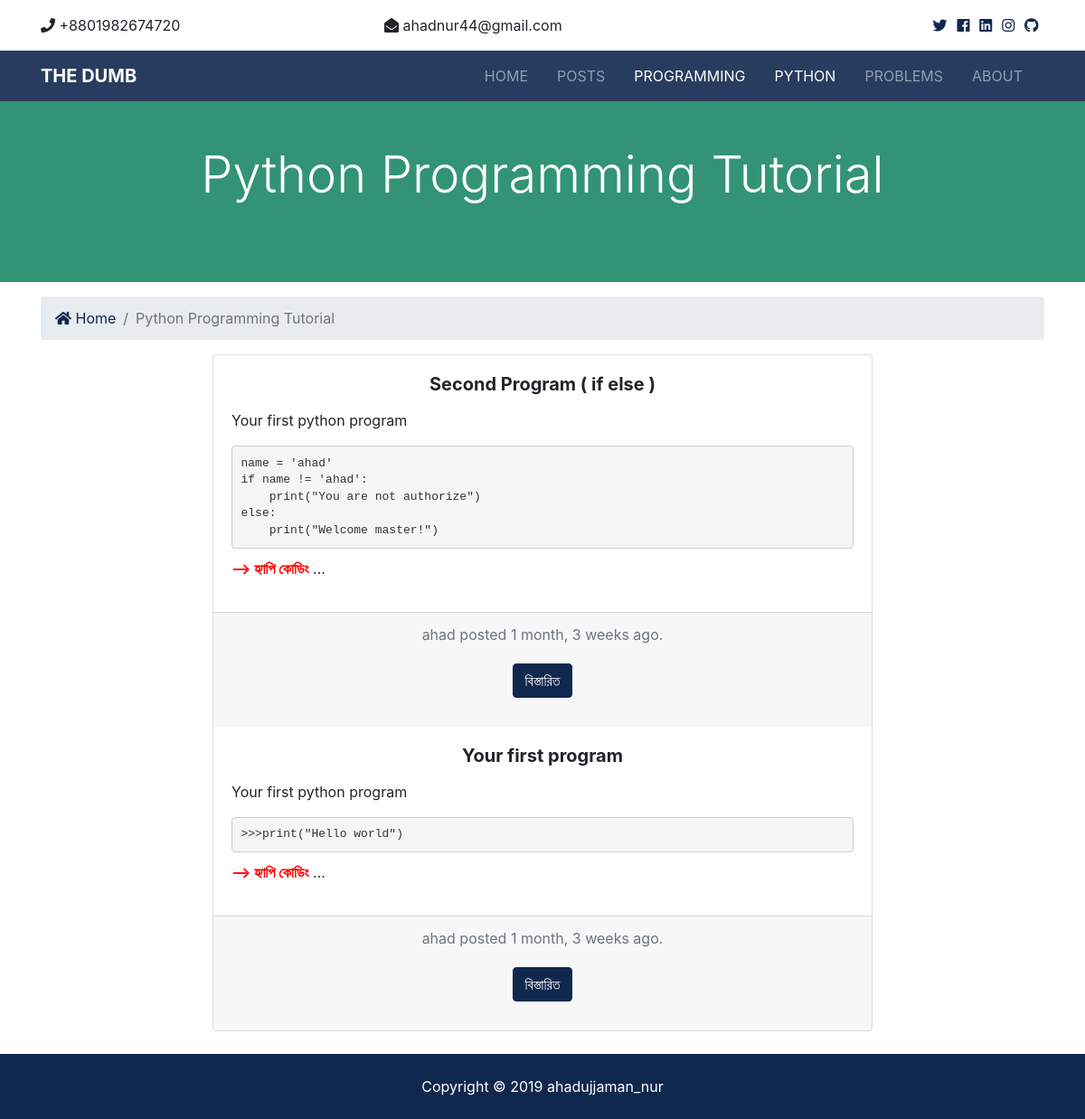
Screenshot of /programming/python/ with the database file from the repository.
### programming/models.py (models this page shows, shortened)
class Python(models.Model):
    title = models.CharField(max_length=100)
    slug = models.SlugField(max_length=100, null=True, blank=True)
    author = models.ForeignKey(User, blank=True, on_delete=models.CASCADE)
    body = models.TextField()
    date = models.DateTimeField(default=datetime.now, blank=True)
    is_published = models.BooleanField(default=True)
    def body_preview(self):
        return self.body[:350]

### programming/views.py (the view)
# urls.py: path('python/', views.python, name='python'),
def python(request):
    pythons = Python.objects.order_by('-date').filter(is_published=True)
    paginator = Paginator(pythons, 3)
    page = request.GET.get('page')
    paged_programs = paginator.get_page(page)
    context = {
        'pythons': paged_programs
    }
    return render(request, 'python/python_posts.html', context)

### templates/python/python_posts.html (shortened to what this page needs)
{% extends 'base.html' %}
{% load humanize %}
{% block content %}
<section id="showcase-inner" class="py-5 text-white">
  <div class="container">
    <div class="row text-center">
      <div class="col-md-12">
        <h1 class="display-4">Python Programming Tutorial</h1>
      </div>
    </div>
  </div>
</section>
<section id="bc" class="mt-3">
  <div class="container">
    <nav aria-label="breadcrumb">
      <ol class="breadcrumb">
        <li class="breadcrumb-item">
          <a href="{% url 'index' %}">
            <i class="fas fa-home"></i> Home</a>
        </li>
        <li class="breadcrumb-item active">Python Programming Tutorial</li>
      </ol>
    </nav>
  </div>
</section>
<div class="container">
  <div class="row">
    <div class="col-lg-8 col-md-10 mx-auto">
      <div class="card text-center">
        {% if pythons %}
        {% for post in pythons %}
        <div class="card-body">
          <h5 class="card-title"><b>{{ post.title }}</b></h5>
          <div align="justify">
            <p class="card-text">{{ post.body_preview | safe }} ...</p>
          </div>
        </div>
        <div class="card-footer text-muted">
          {{ post.author }} posted {{ post.date | timesince}} ago.
          <div class="card-body">
            <a href="{% url 'python_post' post.slug %}" class="btn btn-primary">বিস্তারিত</a>
          </div>
        </div>
        {% endfor %}
        {% else %}
        <div class="card-body">
          <h5 class="card-title">
            No Posts Available!
          </h5>
        </div>
        {% endif %}
      </div>
    </div>
  </div>
</div>
<br>
<div class="container">
  <div class="row">
    <div class="col-md-12">
    </div>
  </div>
</div>
{% endblock %}

### myblog/staticfiles/css/all.css (style rules this page uses)
.fa, .fas, .far, .fal, .fab { -moz-osx-font-smoothing: grayscale; -webkit-font-smoothing: antialiased; display: inline-block; font-style: normal; font-variant: normal; text-rendering: auto; line-height: 1; }
.fa-home:before { content: "\f015"; }
.fa, .fas { font-family: 'Font Awesome 5 Free'; font-weight: 900; }

### myblog/staticfiles/css/style.css (style rules this page uses)
pre { display: block; padding: 9.5px; margin: 0 0 10px; margin-bottom: 10px; font-size: 13px; line-height: 1.42857143; color: #333; word-break: break-all; word-wrap: break-word; background-color: #f5f5f5; border: 1px solid #ccc; border-radius: 4px; }
#showcase-inner { background: #7dcea0; position: relative; overflow: hidden; min-height: 200px; }
#showcase-inner::before { content: ''; position: absolute; top: 0; left: 0; min-height: 100%; width: 100%; background: rgba(32, 134, 107, 0.8); }

### rows the page displays
Python: title "Second Program ( if else )", body_preview "Your first python program name = 'ahad' if name != 'ahad': print(\"You are not authorize\") else: print(\"Welcome master!\") --> হ্যাপি কোডিং", author "ahad", date "1 month, 3 weeks"
Python: title "Your first program", body_preview "Your first python program >>>print(\"Hello world\") --> হ্যাপি কোডিং", author "ahad", date "1 month, 3 weeks"
